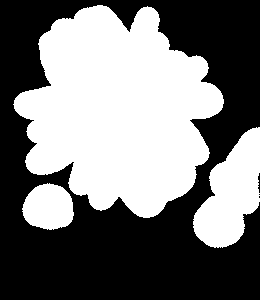
#> input picture dataset/ground_truth/204p_0005.png, 260 x 300 px; its folder holds only this picture in this run
$ python step5_confusion_matrix.py
#> lines starting #> are read from the running program, lines starting #| are printed output that depends on the picture; after the words box and inside, x2 and y2 are one past the last pixel; in counts of white or black regions, pixels touching at a corner belong together
"""
Step 5 — Confusion Matrix
โจทย์ข้อ 5 (Lecture 10 สไลด์หน้า 63): วัดประสิทธิภาพ แสดงผล Confusion Matrix
(ROC Curve ของข้อ 5 อยู่ใน step6)

นับทีละพิกเซล แล้วรวมทั้ง 50 ภาพเป็นตารางเดียว (แบบตัวอย่างสไลด์หน้า 51)
    เฉลย          = dataset/ground_truth      (คนระบาย)
    ผลที่โปรแกรมทาย = dataset/mask_threshold    (step3 ก่อน Morphology)
                    dataset/mask_morphology   (step4 หลัง Morphology)
    ขาว 255 = Positive (ดอกทานตะวัน)    ดำ 0 = Negative (พื้นหลัง)

สูตร (สไลด์หน้า 54-55)
    P = TP + FN (พิกเซลที่เฉลยเป็นดอก)    N = FP + TN (พิกเซลที่เฉลยเป็นพื้นหลัง)
    Accuracy        = (TP + TN) / (P + N)
    Precision       = TP / (TP + FP)
    Recall (TPR)    = TP / P
    Miss rate (FNR) = FN / P
    Fall-out (FPR)  = FP / N
    TNR             = TN / N
    F1              = 2 * Precision * Recall / (Precision + Recall)

    หมายเหตุ: สไลด์หน้า 55 เขียน FPR = FP/P และ FNR = FN/N ตัวหารสลับกับหน้า 54
    ไฟล์นี้ใช้ตามหน้า 54 (FPR = FP/N) เพราะ FP คือพิกเซลพื้นหลัง ต้องหารด้วยพิกเซลพื้นหลังทั้งหมด
    ถ้าหารด้วย P ค่าเกิน 1 ได้ แล้ววาดบนแกน ROC ที่มีแค่ 0 ถึง 1 (สไลด์หน้า 60) ไม่ได้

รัน: python step5_confusion_matrix.py
     (ต้องมี ground truth ครบ และรัน step3 step4 แล้ว)
     ผลเป็นภาพตารางอยู่ใน dataset/results/
"""

import os
import sys

import cv2
import numpy as np
import matplotlib.pyplot as plt


PROJECT_FOLDER = os.path.dirname(os.path.abspath(__file__))
GROUND_TRUTH_FOLDER = os.path.join(PROJECT_FOLDER, "dataset", "ground_truth")
THRESHOLD_MASK_FOLDER = os.path.join(PROJECT_FOLDER, "dataset", "mask_threshold")
MORPHOLOGY_MASK_FOLDER = os.path.join(PROJECT_FOLDER, "dataset", "mask_morphology")
RESULT_FOLDER = os.path.join(PROJECT_FOLDER, "dataset", "results")


def count_pixels(predicted, truth):
    """
    นับ TP FP FN TN ของภาพ 1 ภาพ
    รับ     : predicted mask ที่โปรแกรมทาย   truth เฉลย   (ทั้งคู่มีค่า 0 กับ 255 ขนาดเท่ากัน)
    ส่งกลับ : tp, fp, fn, tn
    """

    # & ระหว่าง array สองก้อน = "และ" ทีละพิกเซล
    # count_nonzero นับว่ามีพิกเซลที่เป็นจริงกี่พิกเซล
    tp = np.count_nonzero((predicted == 255) & (truth == 255))   # ทายว่าดอก      เฉลยเป็นดอก
    fp = np.count_nonzero((predicted == 255) & (truth == 0))     # ทายว่าดอก      เฉลยเป็นพื้นหลัง
    fn = np.count_nonzero((predicted == 0) & (truth == 255))     # ทายว่าพื้นหลัง  เฉลยเป็นดอก
    tn = np.count_nonzero((predicted == 0) & (truth == 0))       # ทายว่าพื้นหลัง  เฉลยเป็นพื้นหลัง

    return tp, fp, fn, tn


def count_all_images(mask_folder, file_names):
    """
    รวม TP FP FN TN ของทุกภาพเข้าเป็นชุดเดียว
    รับ     : mask_folder โฟลเดอร์ของผลที่โปรแกรมทาย   file_names รายชื่อไฟล์ .png
    ส่งกลับ : tp, fp, fn, tn รวมทุกภาพ
    """

    total_tp = 0
    total_fp = 0
    total_fn = 0
    total_tn = 0

    for file_name in file_names:
        # 0 = อ่านเป็นภาพเทาช่องเดียว
        truth = cv2.imread(os.path.join(GROUND_TRUTH_FOLDER, file_name), 0)
        predicted = cv2.imread(os.path.join(mask_folder, file_name), 0)

        tp, fp, fn, tn = count_pixels(predicted, truth)

        total_tp = total_tp + tp
        total_fp = total_fp + fp
        total_fn = total_fn + fn
        total_tn = total_tn + tn

    return total_tp, total_fp, total_fn, total_tn


def print_metrics(title, tp, fp, fn, tn):
    """
    พิมพ์ตาราง Confusion Matrix และค่าที่คำนวณจากตาราง ตามสูตรสไลด์หน้า 54-55
    รับ     : title ชื่อที่จะพิมพ์บอก   tp fp fn tn จาก count_all_images()
    ส่งกลับ : ไม่มี
    """

    p = tp + fn
    n = fp + tn

    accuracy = (tp + tn) / (p + n)
    precision = tp / (tp + fp)
    recall = tp / p
    miss_rate = fn / p
    fall_out = fp / n
    tnr = tn / n
    f1 = 2 * precision * recall / (precision + recall)

    print("===== " + title + " =====")
    print("                      ทายว่าดอก       ทายว่าพื้นหลัง")
    print("เฉลยเป็นดอก       TP = " + str(tp).rjust(9) + "   FN = " + str(fn).rjust(9) + "   P = " + str(p))
    print("เฉลยเป็นพื้นหลัง    FP = " + str(fp).rjust(9) + "   TN = " + str(tn).rjust(9) + "   N = " + str(n))
    print("")
    print("Accuracy        = " + str(round(accuracy, 4)))
    print("Precision       = " + str(round(precision, 4)))
    print("Recall (TPR)    = " + str(round(recall, 4)))
    print("Miss rate (FNR) = " + str(round(miss_rate, 4)))
    print("Fall-out (FPR)  = " + str(round(fall_out, 4)))
    print("TNR             = " + str(round(tnr, 4)))
    print("F1              = " + str(round(f1, 4)))
    print("")


def draw_confusion_matrix(title, tp, fp, fn, tn, save_path):
    """
    วาดตาราง Confusion Matrix 2x2 เป็นภาพ วางแบบเดียวกับสไลด์หน้า 51
        แถว = Actual (เฉลย)   คอลัมน์ = Predicted (ที่โปรแกรมทาย)
    รับ     : title ชื่อบนภาพ   tp fp fn tn   save_path ที่จะเซฟภาพ
    ส่งกลับ : ไม่มี (ได้ไฟล์ภาพ)
    """

    total = tp + fp + fn + tn

    # สีตามสไลด์หน้า 51: TP เขียว  FN แดง  FP ชมพู  TN เขียวอ่อน   (ค่าสีเป็น R G B ช่วง 0-1)
    colors = np.zeros((2, 2, 3))
    colors[0, 0] = (0.60, 0.80, 0.20)   # TP
    colors[0, 1] = (1.00, 0.00, 0.00)   # FN
    colors[1, 0] = (1.00, 0.60, 0.60)   # FP
    colors[1, 1] = (0.85, 0.92, 0.70)   # TN

    names = [["TP", "FN"], ["FP", "TN"]]
    values = [[tp, fn], [fp, tn]]

    # matplotlib ไม่มีฟอนต์ไทยมาให้ ข้อความบนภาพจึงเป็นภาษาอังกฤษ
    figure, axis = plt.subplots(figsize=(6, 5))
    axis.imshow(colors)

    for row in range(2):
        for column in range(2):
            value = values[row][column]
            percent = value / total * 100
            text = names[row][column] + "\n" + str(value) + " px\n(" + str(round(percent, 1)) + "% of all)"
            axis.text(column, row, text, ha="center", va="center", fontsize=12)

    axis.set_xticks([0, 1])
    axis.set_xticklabels(["Positive (PP)", "Negative (PN)"])
    axis.set_yticks([0, 1])
    axis.set_yticklabels(["Positive (P)", "Negative (N)"])
    axis.set_xlabel("Predicted condition")
    axis.set_ylabel("Actual condition")
    axis.set_title(title)

    figure.tight_layout()
    figure.savefig(save_path, dpi=150)
    plt.close(figure)


def main():
    # ให้ print ภาษาไทยได้เสมอ (เหตุผลอยู่ใน step1)
    sys.stdout.reconfigure(encoding="utf-8")

    os.makedirs(RESULT_FOLDER, exist_ok=True)

    # เอาเฉพาะ .png กันไฟล์อื่น เช่น .DS_Store (Mac) ปนมา
    file_names = []
    for file_name in sorted(os.listdir(GROUND_TRUTH_FOLDER)):
        if file_name.endswith(".png"):
            file_names.append(file_name)

    print("นับพิกเซลรวม " + str(len(file_names)) + " ภาพ")
    print("")

    # ----- ก่อน Morphology -----
    tp, fp, fn, tn = count_all_images(THRESHOLD_MASK_FOLDER, file_names)
#> in count_all_images, `truth = cv2.imread(os.path.join(GROUND_TRUTH_FOLDER, file_name), 0)`: truth: shape (300, 260); 46.8% white; 3 white regions, box (x1, y1, x2, y2) and area: (13, 5, 224, 218) 29779, (193, 127, 260, 248) 4882, (22, 183, 74, 230) 1874
#> in count_pixels, `tp = np.count_nonzero((predicted == 255) & (truth == 255))`: tp = 36535
#> in count_pixels, `fp = np.count_nonzero((predicted == 255) & (truth == 0))`: fp = 0
#> in count_pixels, `tn = np.count_nonzero((predicted == 0) & (truth == 0))`: tn = 41465
#> in count_all_images, `tp, fp, fn, tn = count_pixels(predicted, truth)`: tp = 36535; fp = 0; tn = 41465
#> in count_all_images, `total_tp = total_tp + tp`: total_tp = 36535
#> in count_all_images, `total_fp = total_fp + fp`: total_fp = 0
#> in count_all_images, `total_tn = total_tn + tn`: total_tn = 41465
#> tp = 36535; fp = 0; fn = 0; tn = 41465
    print_metrics("ก่อน Morphology (step3)", tp, fp, fn, tn)
#> in print_metrics, `p = tp + fn`: p = 36535
#> in print_metrics, `n = fp + tn`: n = 41465
#> in print_metrics, `accuracy = (tp + tn) / (p + n)`: accuracy = 1
#> in print_metrics, `miss_rate = fn / p`: miss_rate = 0
#> in print_metrics, `tnr = tn / n`: tnr = 1
#| เฉลยเป็นดอก       TP =     36535   FN =         0   P = 36535
#| เฉลยเป็นพื้นหลัง    FP =         0   TN =     41465   N = 41465
#| Accuracy        = 1.0
#| Precision       = 1.0
#| Recall (TPR)    = 1.0
#| Miss rate (FNR) = 0.0
#| Fall-out (FPR)  = 0.0
#| TNR             = 1.0
#| F1              = 1.0
    draw_confusion_matrix("Before morphology (step3)", tp, fp, fn, tn,
                          os.path.join(RESULT_FOLDER, "confusion_matrix_before_morphology.png"))
#> in draw_confusion_matrix, `total = tp + fp + fn + tn`: total = 78000
#> in draw_confusion_matrix, `values = [[tp, fn], [fp, tn]]`: values = [[36535, 0], [0, 41465]]
#> in draw_confusion_matrix, `figure.savefig(save_path, dpi=150)`:
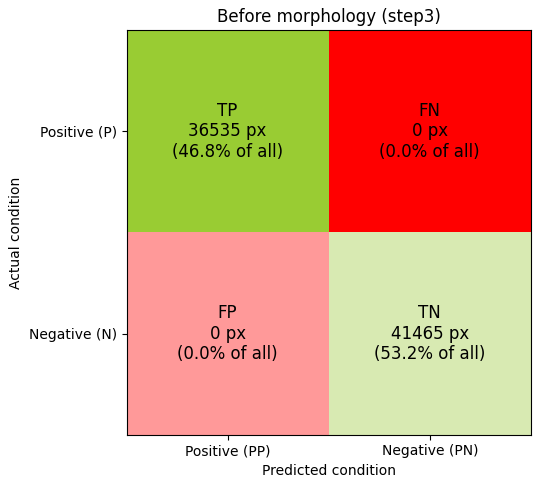
#> figure drawn by matplotlib, 1 panel

    # ----- หลัง Morphology -----
    tp, fp, fn, tn = count_all_images(MORPHOLOGY_MASK_FOLDER, file_names)
    print_metrics("หลัง Morphology (step4)", tp, fp, fn, tn)
#| เฉลยเป็นดอก       TP =     36535   FN =         0   P = 36535
#| เฉลยเป็นพื้นหลัง    FP =         0   TN =     41465   N = 41465
#| Accuracy        = 1.0
#| Precision       = 1.0
#| Recall (TPR)    = 1.0
#| Miss rate (FNR) = 0.0
#| Fall-out (FPR)  = 0.0
#| TNR             = 1.0
#| F1              = 1.0
    draw_confusion_matrix("After morphology (step4)", tp, fp, fn, tn,
                          os.path.join(RESULT_FOLDER, "confusion_matrix_after_morphology.png"))

    print("เซฟภาพตารางไว้ที่โฟลเดอร์ dataset/results แล้ว")


if __name__ == "__main__":
    main()

$ run again, on dataset/ground_truth/204p_0012.png
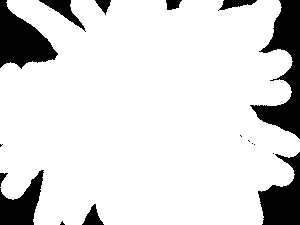
#> input picture dataset/ground_truth/204p_0012.png, 300 x 225 px
#> truth: shape (225, 300); 86% white; 17 black regions (7 under 20 px), largest, box (x1, y1, x2, y2) and area: (250, 0, 300, 139) 2928, (0, 0, 58, 69) 2210, (258, 152, 300, 225) 1788
#> in count_pixels, `tp = np.count_nonzero((predicted == 255) & (truth == 255))`: tp = 58080
#> in count_pixels, `fp = np.count_nonzero((predicted == 255) & (truth == 0))`: fp = 0
#> in count_pixels, `tn = np.count_nonzero((predicted == 0) & (truth == 0))`: tn = 9420
#> in count_all_images, `tp, fp, fn, tn = count_pixels(predicted, truth)`: tp = 58080; fp = 0; tn = 9420
#> total_tp = 58080
#> total_fp = 0
#> total_tn = 9420
#> in main, `tp, fp, fn, tn = count_all_images(THRESHOLD_MASK_FOLDER, file_names)`: tp = 58080; fp = 0; tn = 9420
#> p = 58080
#> n = 9420
#> accuracy = 1
#> miss_rate = 0
#> tnr = 1
#| เฉลยเป็นดอก       TP =     58080   FN =         0   P = 58080
#| เฉลยเป็นพื้นหลัง    FP =         0   TN =      9420   N = 9420
#| Accuracy        = 1.0
#| Precision       = 1.0
#| Recall (TPR)    = 1.0
#| Miss rate (FNR) = 0.0
#| Fall-out (FPR)  = 0.0
#| TNR             = 1.0
#| F1              = 1.0
#> total = 67500
#> values = [[58080, 0], [0, 9420]]
#> in draw_confusion_matrix, `figure.savefig(save_path, dpi=150)`:
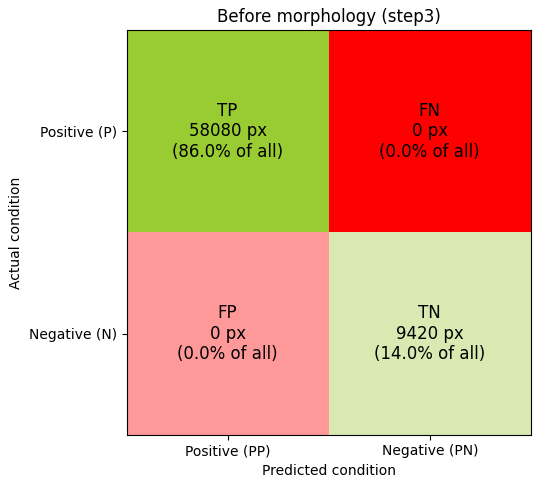
#> figure drawn by matplotlib, 1 panel
#| เฉลยเป็นดอก       TP =     58080   FN =         0   P = 58080
#| เฉลยเป็นพื้นหลัง    FP =         0   TN =      9420   N = 9420
#| Accuracy        = 1.0
#| Precision       = 1.0
#| Recall (TPR)    = 1.0
#| Miss rate (FNR) = 0.0
#| Fall-out (FPR)  = 0.0
#| TNR             = 1.0
#| F1              = 1.0

$ run again, on dataset/ground_truth/204p_0015.png
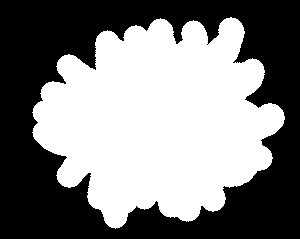
#> input picture dataset/ground_truth/204p_0015.png, 300 x 239 px
#> truth: shape (239, 300); 50.2% white; 1 black region, box (x1, y1, x2, y2) and area: (0, 0, 300, 239) 35686
#> in count_pixels, `tp = np.count_nonzero((predicted == 255) & (truth == 255))`: tp = 36014
#> in count_pixels, `fp = np.count_nonzero((predicted == 255) & (truth == 0))`: fp = 0
#> in count_pixels, `tn = np.count_nonzero((predicted == 0) & (truth == 0))`: tn = 35686
#> in count_all_images, `tp, fp, fn, tn = count_pixels(predicted, truth)`: tp = 36014; fp = 0; tn = 35686
#> total_tp = 36014
#> total_fp = 0
#> total_tn = 35686
#> in main, `tp, fp, fn, tn = count_all_images(THRESHOLD_MASK_FOLDER, file_names)`: tp = 36014; fp = 0; tn = 35686
#> p = 36014
#> n = 35686
#> accuracy = 1
#> miss_rate = 0
#> tnr = 1
#| เฉลยเป็นดอก       TP =     36014   FN =         0   P = 36014
#| เฉลยเป็นพื้นหลัง    FP =         0   TN =     35686   N = 35686
#| Accuracy        = 1.0
#| Precision       = 1.0
#| Recall (TPR)    = 1.0
#| Miss rate (FNR) = 0.0
#| Fall-out (FPR)  = 0.0
#| TNR             = 1.0
#| F1              = 1.0
#> total = 71700
#> values = [[36014, 0], [0, 35686]]
#> in draw_confusion_matrix, `figure.savefig(save_path, dpi=150)`:
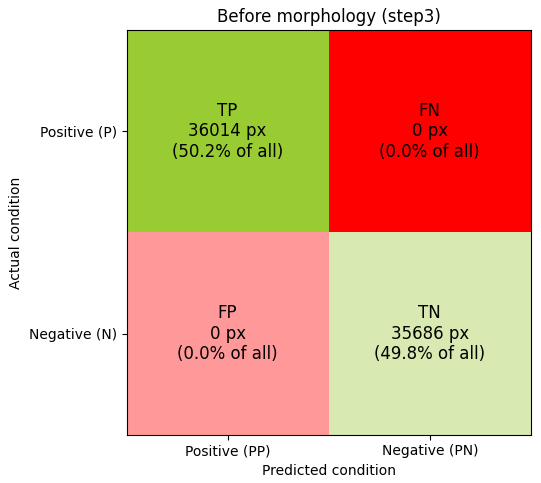
#> figure drawn by matplotlib, 1 panel
#| เฉลยเป็นดอก       TP =     36014   FN =         0   P = 36014
#| เฉลยเป็นพื้นหลัง    FP =         0   TN =     35686   N = 35686
#| Accuracy        = 1.0
#| Precision       = 1.0
#| Recall (TPR)    = 1.0
#| Miss rate (FNR) = 0.0
#| Fall-out (FPR)  = 0.0
#| TNR             = 1.0
#| F1              = 1.0

$ run again, on dataset/ground_truth/204p_0006.png
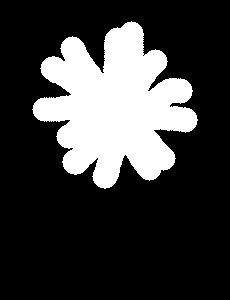
#> input picture dataset/ground_truth/204p_0006.png, 230 x 300 px
#> truth: shape (300, 230); 23.5% white; 1 white region, box (x1, y1, x2, y2) and area: (32, 21, 198, 189) 16212
#> in count_pixels, `tp = np.count_nonzero((predicted == 255) & (truth == 255))`: tp = 16212
#> in count_pixels, `fp = np.count_nonzero((predicted == 255) & (truth == 0))`: fp = 0
#> in count_pixels, `tn = np.count_nonzero((predicted == 0) & (truth == 0))`: tn = 52788
#> in count_all_images, `tp, fp, fn, tn = count_pixels(predicted, truth)`: tp = 16212; fp = 0; tn = 52788
#> total_tp = 16212
#> total_fp = 0
#> total_tn = 52788
#> in main, `tp, fp, fn, tn = count_all_images(THRESHOLD_MASK_FOLDER, file_names)`: tp = 16212; fp = 0; tn = 52788
#> p = 16212
#> n = 52788
#> accuracy = 1
#> miss_rate = 0
#> tnr = 1
#| เฉลยเป็นดอก       TP =     16212   FN =         0   P = 16212
#| เฉลยเป็นพื้นหลัง    FP =         0   TN =     52788   N = 52788
#| Accuracy        = 1.0
#| Precision       = 1.0
#| Recall (TPR)    = 1.0
#| Miss rate (FNR) = 0.0
#| Fall-out (FPR)  = 0.0
#| TNR             = 1.0
#| F1              = 1.0
#> total = 69000
#> values = [[16212, 0], [0, 52788]]
#> in draw_confusion_matrix, `figure.savefig(save_path, dpi=150)`:
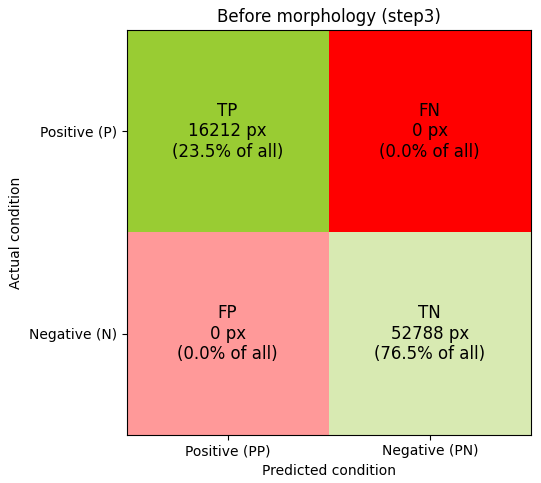
#> figure drawn by matplotlib, 1 panel
#| เฉลยเป็นดอก       TP =     16212   FN =         0   P = 16212
#| เฉลยเป็นพื้นหลัง    FP =         0   TN =     52788   N = 52788
#| Accuracy        = 1.0
#| Precision       = 1.0
#| Recall (TPR)    = 1.0
#| Miss rate (FNR) = 0.0
#| Fall-out (FPR)  = 0.0
#| TNR             = 1.0
#| F1              = 1.0
